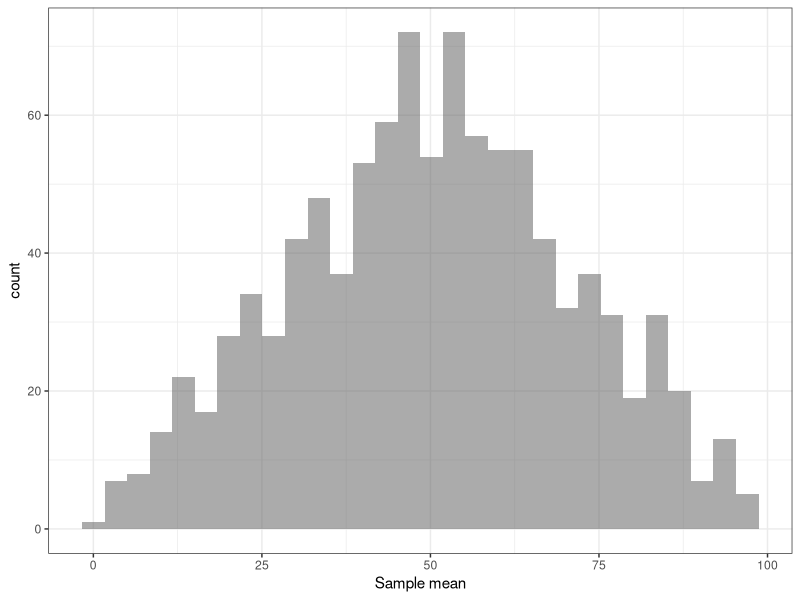
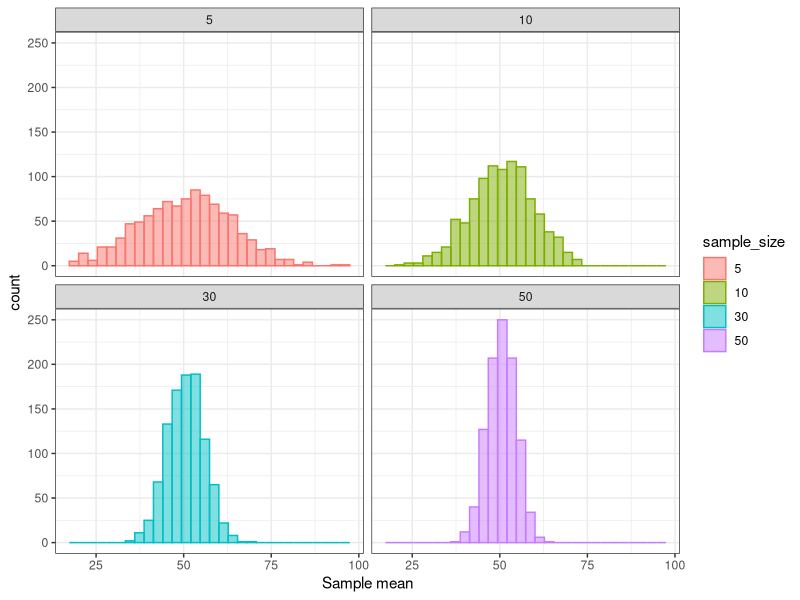

The R script that drew these images, in order:
## ---- chunk 1
knitr::opts_chunk$set(echo = TRUE, warning = FALSE, message = FALSE)
## ---- chunk 2
n <- 2
x <- sample(1:100, n, replace = TRUE)
mean_x <- mean(x)
## ---- chunk 3
require(dplyr)
require(ggplot2)

r <- 1000
x <- replicate(r, sample(1:100, n, replace = TRUE))
mean_x <- apply(x, 2, mean)
mean_x <- data.frame(sample_mean = mean_x)
ggplot(mean_x) + 
  geom_histogram(aes(x = sample_mean), alpha = 0.5) +
  xlab("Sample mean") +
  theme_bw()
## ---- chunk 4

mean_x <- data.frame(sample_size = c(), sample_mean = c())
n <- c(5, 10, 30, 50)
for (i in 1:length(n)) {
  r <- 1000
  x <- replicate(r, sample(1:100, n[i], replace = TRUE))
  mean_x <- bind_rows(mean_x, 
                      data.frame(sample_size = rep(n[i], r), 
                                 sample_mean =  apply(x, 2, mean)))
}

ggplot(mean_x %>% 
         mutate(sample_size = factor(sample_size, levels = c(5, 10, 30, 50)))) + 
  geom_histogram(aes(x = sample_mean, fill = sample_size, col = sample_size), alpha = 0.5) +
  xlab("Sample mean") +
  facet_wrap(~ sample_size) +
  theme_bw()

